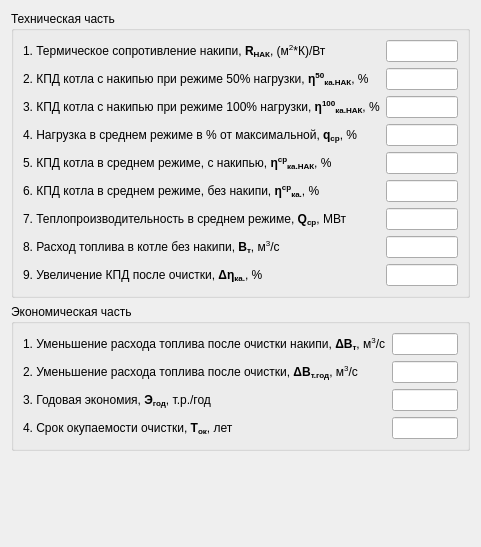
             <widget class="QWidget" name="scrollAreaWidgetContents_2">
              <property name="geometry">
               <rect>
                <x>-83</x>
                <y>0</y>
                <width>481</width>
                <height>547</height>
               </rect>
              </property>
              <layout class="QGridLayout" name="gridLayout_18">
               <item row="0" column="0">
                <layout class="QGridLayout" name="gridLayout_16">
                 <item row="0" column="0">
                  <widget class="QGroupBox" name="groupBox_3">
                   <property name="title">
                    <string>Техническая часть</string>
                   </property>
                   <layout class="QGridLayout" name="gridLayout_13">
                    <item row="0" column="0">
                     <layout class="QGridLayout" name="gridLayout_12">
                      <item row="1" column="0">
                       <widget class="QLabel" name="label_24">
                        <property name="text">
                         <string>2. КПД котла с накипью при режиме 50% нагрузки, &lt;b&gt;&amp;#951;&lt;sup&gt;50&lt;/sup&gt;&lt;sub&gt;ка.НАК&lt;/sub&gt;&lt;/b&gt;, %</string>
                        </property>
                       </widget>
                      </item>
                      <item row="1" column="1">
                       <widget class="QLineEdit" name="efficiencyScum50">
                        <property name="alignment">
                         <set>Qt::AlignRight|Qt::AlignTrailing|Qt::AlignVCenter</set>
                        </property>
                        <property name="readOnly">
                         <bool>true</bool>
                        </property>
                       </widget>
                      </item>
                      <item row="0" column="0">
                       <widget class="QLabel" name="label_17">
                        <property name="text">
                         <string>1. Термическое сопротивление накипи, &lt;b&gt;R&lt;sub&gt;НАК&lt;/sub&gt;&lt;/b&gt;, (м&lt;sup&gt;2&lt;/sup&gt;*К)/Вт</string>
                        </property>
                       </widget>
                      </item>
                      <item row="0" column="1">
                       <widget class="QLineEdit" name="RScum">
                        <property name="alignment">
                         <set>Qt::AlignRight|Qt::AlignTrailing|Qt::AlignVCenter</set>
                        </property>
                        <property name="readOnly">
                         <bool>true</bool>
                        </property>
                       </widget>
                      </item>
                      <item row="6" column="0">
                       <widget class="QLabel" name="label_40">
                        <property name="text">
                         <string>7. Теплопроизводительность в среднем режиме, &lt;b&gt;Q&lt;sub&gt;ср&lt;/sub&gt;&lt;/b&gt;, МВт</string>
                        </property>
                       </widget>
                      </item>
                      <item row="8" column="0">
                       <widget class="QLabel" name="label_44">
                        <property name="text">
                         <string>9. Увеличение КПД после очистки, &lt;b&gt;&amp;#916;&amp;#951;&lt;sub&gt;ка.&lt;/sub&gt;&lt;/b&gt;, %</string>
                        </property>
                       </widget>
                      </item>
                      <item row="7" column="0">
                       <widget class="QLabel" name="label_41">
                        <property name="text">
                         <string>8. Расход топлива в котле без накипи, &lt;b&gt;В&lt;sub&gt;т&lt;/sub&gt;&lt;/b&gt;, м&lt;sup&gt;3&lt;/sup&gt;/c</string>
                        </property>
                       </widget>
                      </item>
                      <item row="3" column="0">
                       <widget class="QLabel" name="label_31">
                        <property name="text">
                         <string>4. Нагрузка в среднем режиме в % от максимальной, &lt;b&gt;q&lt;sub&gt;ср&lt;/sub&gt;&lt;/b&gt;, %</string>
                        </property>
                       </widget>
                      </item>
                      <item row="4" column="0">
                       <widget class="QLabel" name="label_34">
                        <property name="text">
                         <string>5. КПД котла в среднем режиме, с накипью, &lt;b&gt;&amp;#951;&lt;sup&gt;ср&lt;/sup&gt;&lt;sub&gt;ка.НАК&lt;/sub&gt;&lt;/b&gt;, %</string>
                        </property>
                       </widget>
                      </item>
                      <item row="5" column="0">
                       <widget class="QLabel" name="label_37">
                        <property name="text">
                         <string>6. КПД котла в среднем режиме, без накипи, &lt;b&gt;&amp;#951;&lt;sup&gt;ср&lt;/sup&gt;&lt;sub&gt;ка.&lt;/sub&gt;&lt;/b&gt;, %</string>
                        </property>
                       </widget>
                      </item>
                      <item row="2" column="0">
                       <widget class="QLabel" name="label_27">
                        <property name="text">
                         <string>3. КПД котла с накипью при режиме 100% нагрузки, &lt;b&gt;&amp;#951;&lt;sup&gt;100&lt;/sup&gt;&lt;sub&gt;ка.НАК&lt;/sub&gt;&lt;/b&gt;, %</string>
                        </property>
                       </widget>
                      </item>
                      <item row="2" column="1">
                       <widget class="QLineEdit" name="efficiencyScum100">
                        <property name="alignment">
                         <set>Qt::AlignRight|Qt::AlignTrailing|Qt::AlignVCenter</set>
                        </property>
                        <property name="readOnly">
                         <bool>true</bool>
                        </property>
                       </widget>
                      </item>
                      <item row="3" column="1">
                       <widget class="QLineEdit" name="loadAverage">
                        <property name="alignment">
                         <set>Qt::AlignRight|Qt::AlignTrailing|Qt::AlignVCenter</set>
                        </property>
                        <property name="readOnly">
                         <bool>true</bool>
                        </property>
                       </widget>
                      </item>
                      <item row="4" column="1">
                       <widget class="QLineEdit" name="efficiencyScumAgv">
                        <property name="alignment">
                         <set>Qt::AlignRight|Qt::AlignTrailing|Qt::AlignVCenter</set>
                        </property>
                        <property name="readOnly">
                         <bool>true</bool>
                        </property>
                       </widget>
                      </item>
                      <item row="5" column="1">
                       <widget class="QLineEdit" name="efficiencyAgv">
                        <property name="alignment">
                         <set>Qt::AlignRight|Qt::AlignTrailing|Qt::AlignVCenter</set>
                        </property>
                        <property name="readOnly">
                         <bool>true</bool>
                        </property>
                       </widget>
                      </item>
                      <item row="6" column="1">
                       <widget class="QLineEdit" name="termalConductAvg">
                        <property name="alignment">
                         <set>Qt::AlignRight|Qt::AlignTrailing|Qt::AlignVCenter</set>
                        </property>
                        <property name="readOnly">
                         <bool>true</bool>
                        </property>
                       </widget>
                      </item>
                      <item row="7" column="1">
                       <widget class="QLineEdit" name="fuelConsumption">
                        <property name="alignment">
                         <set>Qt::AlignRight|Qt::AlignTrailing|Qt::AlignVCenter</set>
                        </property>
                        <property name="readOnly">
                         <bool>true</bool>
                        </property>
                       </widget>
                      </item>
                      <item row="8" column="1">
                       <widget class="QLineEdit" name="efficiencyIncrease">
                        <property name="alignment">
                         <set>Qt::AlignRight|Qt::AlignTrailing|Qt::AlignVCenter</set>
                        </property>
                        <property name="readOnly">
                         <bool>true</bool>
                        </property>
                       </widget>
                      </item>
                     </layout>
                    </item>
                   </layout>
                   <zorder></zorder>
                  </widget>
                 </item>
                 <item row="1" column="0">
                  <widget class="QGroupBox" name="groupBox_5">
                   <property name="title">
                    <string>Экономическая часть</string>
                   </property>
                   <layout class="QGridLayout" name="gridLayout_15">
                    <item row="0" column="0">
                     <layout class="QGridLayout" name="gridLayout_14">
                      <item row="0" column="0">
                       <widget class="QLabel" name="label_47">
                        <property name="text">
                         <string>1. Уменьшение расхода топлива после очистки накипи, &lt;b&gt;&amp;#916;В&lt;sub&gt;т&lt;/sub&gt;&lt;/b&gt;, м&lt;sup&gt;3&lt;/sup&gt;/c</string>
                        </property>
                       </widget>
                      </item>
                      <item row="1" column="0">
                       <widget class="QLabel" name="label_51">
                        <property name="text">
                         <string>2. Уменьшение расхода топлива после очистки, &lt;b&gt;&amp;#916;В&lt;sub&gt;т.год&lt;/sub&gt;&lt;/b&gt;, м&lt;sup&gt;3&lt;/sup&gt;/c</string>
                        </property>
                       </widget>
                      </item>
                      <item row="3" column="0">
                       <widget class="QLabel" name="label_57">
                        <property name="text">
                         <string>4. Срок окупаемости очистки, &lt;b&gt;Т&lt;sub&gt;ок&lt;/sub&gt;&lt;/b&gt;, лет</string>
                        </property>
                       </widget>
                      </item>
                      <item row="2" column="0">
                       <widget class="QLabel" name="label_54">
                        <property name="text">
                         <string>3. Годовая экономия, &lt;b&gt;Э&lt;sub&gt;год&lt;/sub&gt;&lt;/b&gt;, т.р./год</string>
                        </property>
                       </widget>
                      </item>
                      <item row="0" column="1">
                       <widget class="QLineEdit" name="reduceFuel">
                        <property name="alignment">
                         <set>Qt::AlignRight|Qt::AlignTrailing|Qt::AlignVCenter</set>
                        </property>
                        <property name="readOnly">
                         <bool>true</bool>
                        </property>
                       </widget>
                      </item>
                      <item row="1" column="1">
                       <widget class="QLineEdit" name="reduceFuelAnnual">
                        <property name="alignment">
                         <set>Qt::AlignRight|Qt::AlignTrailing|Qt::AlignVCenter</set>
                        </property>
                        <property name="readOnly">
                         <bool>true</bool>
                        </property>
                       </widget>
                      </item>
                      <item row="2" column="1">
                       <widget class="QLineEdit" name="annualSavings">
                        <property name="alignment">
                         <set>Qt::AlignRight|Qt::AlignTrailing|Qt::AlignVCenter</set>
                        </property>
                        <property name="readOnly">
                         <bool>true</bool>
                        </property>
                       </widget>
                      </item>
                      <item row="3" column="1">
                       <widget class="QLineEdit" name="paybackPreiod">
                        <property name="alignment">
                         <set>Qt::AlignRight|Qt::AlignTrailing|Qt::AlignVCenter</set>
                        </property>
                        <property name="readOnly">
                         <bool>true</bool>
                        </property>
                       </widget>
                      </item>
                     </layout>
                    </item>
                   </layout>
                  </widget>
                 </item>
                 <item row="2" column="0">
                  <spacer name="verticalSpacer_2">
                   <property name="orientation">
                    <enum>Qt::Vertical</enum>
                   </property>
                   <property name="sizeHint" stdset="0">
                    <size>
                     <width>20</width>
                     <height>40</height>
                    </size>
                   </property>
                  </spacer>
                 </item>
                </layout>
               </item>
              </layout>
             </widget>
